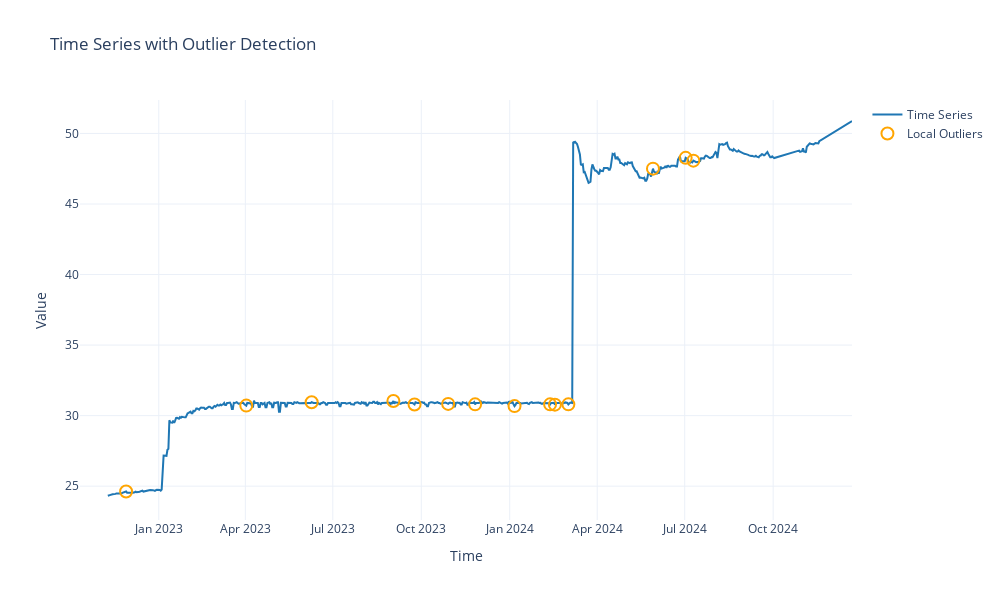

The cell this chart's notebook holds for it:
### Code cell
visualize_outliers(exchange_rate['EGP=X'], exchange_rate['Date'])

### Figure 1 — Plotly figure (JSON) as saved in the notebook; plotly's stock layout.template omitted (floating-point values rounded to 4 significant figures; data arrays with more than 128 entries replaced by an {"elided": "..."} marker saying what was removed)
{"data": [{"line": {"color": "rgb(31, 119, 180)"}, "mode": "lines", "name": "Time Series", "x": {"elided": "683 str values"}, "y": {"elided": "683 float values"}, "type": "scatter"}, {"marker": {"color": "orange", "line": {"width": 2}, "size": 12, "symbol": "circle-open"}, "mode": "markers", "name": "Local Outliers", "x": ["2022-11-28T00:00:00", "2023-04-02T00:00:00", "2023-06-09T00:00:00", "2023-09-02T00:00:00", "2023-09-24T00:00:00", "2023-10-29T00:00:00", "2023-11-26T00:00:00", "2024-01-06T00:00:00", "2024-02-12T00:00:00", "2024-02-17T00:00:00", "2024-03-02T00:00:00", "2024-05-29T00:00:00", "2024-07-02T00:00:00", "2024-07-10T00:00:00"], "y": [24.62, 30.71, 30.95, 31.04, 30.79, 30.83, 30.8, 30.68, 30.8, 30.78, 30.8, 47.51, 48.27, 48.07], "type": "scatter"}], "layout": {"title": {"text": "Time Series with Outlier Detection"}, "xaxis": {"title": {"text": "Time"}}, "yaxis": {"title": {"text": "Value"}}, "hovermode": "x unified", "showlegend": true, "width": 1000, "height": 600}}
